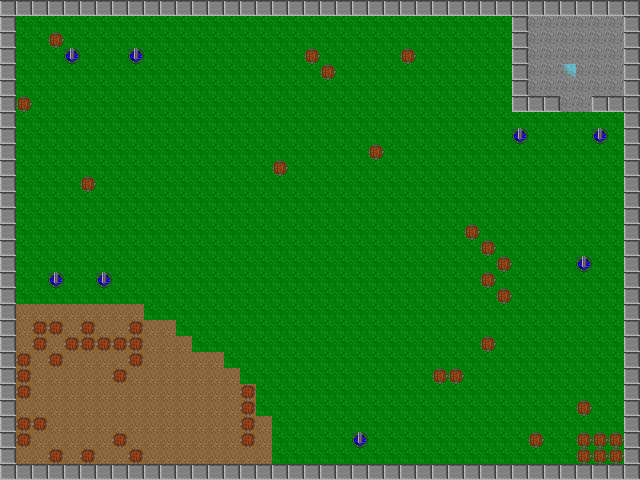

A level layout from a 2D game, rendered from its tile map. Below: a short description, then the map file with tile-grid data replaced by summaries:
An orthogonal 40x30 tile map with 16x16 px tiles, 5 tile layers (Background, Obsticles, Enemies, PhysicsObjects, ...).

<map height="30" orientation="orthogonal" tileheight="16" tilewidth="16" version="1.0" width="40"><properties><property name="blended tiles" value="5,11,12,13,14,15,16,17,18,19,20,21,22,23,24,25" /></properties>
 <tileset firstgid="1" name="tileset" spacing="1" tileheight="16" tilewidth="16">
  <image height="85" source="tileset.png" width="85" />
  <tile id="10">
   <properties>
    <property name="barricadeType" value="0" />
   </properties>
  </tile>
 </tileset>
 <layer height="30" name="Background" width="40">
  <data>[1200 cells, 1200 non-empty, 3 distinct tile ids]</data>
 </layer>
 <layer height="30" name="Obsticles" width="40">
  <data>[1200 cells, 147 non-empty, 2 distinct tile ids]</data>
 </layer>
 <layer height="30" name="Enemies" width="40">
  <data>[1200 cells, 8 non-empty, 1 distinct tile ids]</data>
 </layer>
 <layer height="30" name="PhysicsObjects" width="40">
  <data>[1200 cells, 50 non-empty, 1 distinct tile ids]</data>
 </layer>
 <layer height="30" name="Destination" width="40">
  <data>[1200 cells, 1 non-empty, 1 distinct tile ids]</data>
 </layer>
</map>